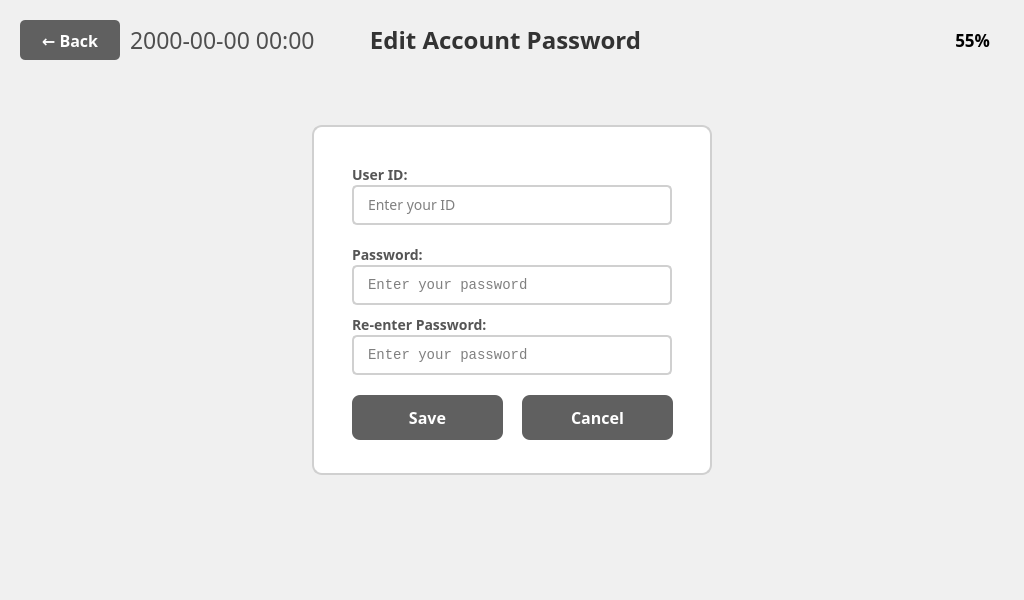
<?xml version="1.0" encoding="UTF-8"?>
<ui version="4.0">
 <class>AccountPwEditViewWindow</class>
 <widget class="QWidget" name="AccountPwEditViewWindow">
  <property name="geometry">
   <rect>
    <x>0</x>
    <y>0</y>
    <width>1024</width>
    <height>600</height>
   </rect>
  </property>
  <property name="font">
   <font>
    <family>Pretendard</family>
   </font>
  </property>
  <property name="styleSheet">
   <string notr="true">QWidget {
    background-color: #f0f0f0;
    font-family: 'Pretendard';
}</string>
  </property>
  <widget class="QWidget" name="main_widget" native="true">
   <property name="geometry">
    <rect>
     <x>0</x>
     <y>0</y>
     <width>1024</width>
     <height>600</height>
    </rect>
   </property>
   <widget class="QWidget" name="header_widget" native="true">
    <property name="geometry">
     <rect>
      <x>0</x>
      <y>0</y>
      <width>1024</width>
      <height>70</height>
     </rect>
    </property>
    <widget class="QPushButton" name="pushButton_back">
     <property name="geometry">
      <rect>
       <x>20</x>
       <y>20</y>
       <width>100</width>
       <height>40</height>
      </rect>
     </property>
     <property name="font">
      <font>
       <family>Pretendard</family>
       <pointsize>-1</pointsize>
       <weight>75</weight>
       <bold>true</bold>
      </font>
     </property>
     <property name="styleSheet">
      <string notr="true">QPushButton {
    background-color: #606060;
    color: white;
    border: none;
    border-radius: 5px;
    font-size: 16px;
    font-weight: bold;
}
QPushButton:hover {
    background-color: #707070;
}
QPushButton:pressed {
    background-color: #505050;
}</string>
     </property>
     <property name="text">
      <string>← Back</string>
     </property>
    </widget>
    <widget class="QLabel" name="label_title">
     <property name="geometry">
      <rect>
       <x>320</x>
       <y>20</y>
       <width>371</width>
       <height>40</height>
      </rect>
     </property>
     <property name="font">
      <font>
       <family>Pretendard</family>
       <pointsize>-1</pointsize>
       <weight>75</weight>
       <bold>true</bold>
      </font>
     </property>
     <property name="styleSheet">
      <string notr="true">QLabel {
    font-size: 24px;
    font-weight: bold;
    color: #333333;
}</string>
     </property>
     <property name="text">
      <string>Edit Account Password</string>
     </property>
     <property name="alignment">
      <set>Qt::AlignCenter</set>
     </property>
    </widget>
    <widget class="QLabel" name="label_DateNClock">
     <property name="geometry">
      <rect>
       <x>130</x>
       <y>20</y>
       <width>221</width>
       <height>40</height>
      </rect>
     </property>
     <property name="palette">
      <palette>
       <active>
        <colorrole role="WindowText">
         <brush brushstyle="SolidPattern">
          <color alpha="255">
           <red>79</red>
           <green>79</green>
           <blue>79</blue>
          </color>
         </brush>
        </colorrole>
        <colorrole role="Button">
         <brush brushstyle="SolidPattern">
          <color alpha="255">
           <red>240</red>
           <green>240</green>
           <blue>240</blue>
          </color>
         </brush>
        </colorrole>
        <colorrole role="Base">
         <brush brushstyle="SolidPattern">
          <color alpha="255">
           <red>240</red>
           <green>240</green>
           <blue>240</blue>
          </color>
         </brush>
        </colorrole>
        <colorrole role="Window">
         <brush brushstyle="SolidPattern">
          <color alpha="255">
           <red>240</red>
           <green>240</green>
           <blue>240</blue>
          </color>
         </brush>
        </colorrole>
       </active>
       <inactive>
        <colorrole role="WindowText">
         <brush brushstyle="SolidPattern">
          <color alpha="255">
           <red>79</red>
           <green>79</green>
           <blue>79</blue>
          </color>
         </brush>
        </colorrole>
        <colorrole role="Button">
         <brush brushstyle="SolidPattern">
          <color alpha="255">
           <red>240</red>
           <green>240</green>
           <blue>240</blue>
          </color>
         </brush>
        </colorrole>
        <colorrole role="Base">
         <brush brushstyle="SolidPattern">
          <color alpha="255">
           <red>240</red>
           <green>240</green>
           <blue>240</blue>
          </color>
         </brush>
        </colorrole>
        <colorrole role="Window">
         <brush brushstyle="SolidPattern">
          <color alpha="255">
           <red>240</red>
           <green>240</green>
           <blue>240</blue>
          </color>
         </brush>
        </colorrole>
       </inactive>
       <disabled>
        <colorrole role="WindowText">
         <brush brushstyle="SolidPattern">
          <color alpha="255">
           <red>120</red>
           <green>120</green>
           <blue>120</blue>
          </color>
         </brush>
        </colorrole>
        <colorrole role="Button">
         <brush brushstyle="SolidPattern">
          <color alpha="255">
           <red>240</red>
           <green>240</green>
           <blue>240</blue>
          </color>
         </brush>
        </colorrole>
        <colorrole role="Base">
         <brush brushstyle="SolidPattern">
          <color alpha="255">
           <red>240</red>
           <green>240</green>
           <blue>240</blue>
          </color>
         </brush>
        </colorrole>
        <colorrole role="Window">
         <brush brushstyle="SolidPattern">
          <color alpha="255">
           <red>240</red>
           <green>240</green>
           <blue>240</blue>
          </color>
         </brush>
        </colorrole>
       </disabled>
      </palette>
     </property>
     <property name="font">
      <font>
       <family>Pretendard</family>
       <pointsize>17</pointsize>
       <weight>50</weight>
       <bold>false</bold>
      </font>
     </property>
     <property name="text">
      <string>2000-00-00 00:00</string>
     </property>
     <property name="alignment">
      <set>Qt::AlignLeading|Qt::AlignLeft|Qt::AlignVCenter</set>
     </property>
    </widget>
    <widget class="QLabel" name="label_BatteryGuage">
     <property name="geometry">
      <rect>
       <x>840</x>
       <y>20</y>
       <width>150</width>
       <height>40</height>
      </rect>
     </property>
     <property name="palette">
      <palette>
       <active>
        <colorrole role="WindowText">
         <brush brushstyle="SolidPattern">
          <color alpha="255">
           <red>0</red>
           <green>0</green>
           <blue>0</blue>
          </color>
         </brush>
        </colorrole>
        <colorrole role="Button">
         <brush brushstyle="SolidPattern">
          <color alpha="255">
           <red>240</red>
           <green>240</green>
           <blue>240</blue>
          </color>
         </brush>
        </colorrole>
        <colorrole role="Base">
         <brush brushstyle="SolidPattern">
          <color alpha="255">
           <red>240</red>
           <green>240</green>
           <blue>240</blue>
          </color>
         </brush>
        </colorrole>
        <colorrole role="Window">
         <brush brushstyle="SolidPattern">
          <color alpha="255">
           <red>240</red>
           <green>240</green>
           <blue>240</blue>
          </color>
         </brush>
        </colorrole>
       </active>
       <inactive>
        <colorrole role="WindowText">
         <brush brushstyle="SolidPattern">
          <color alpha="255">
           <red>0</red>
           <green>0</green>
           <blue>0</blue>
          </color>
         </brush>
        </colorrole>
        <colorrole role="Button">
         <brush brushstyle="SolidPattern">
          <color alpha="255">
           <red>240</red>
           <green>240</green>
           <blue>240</blue>
          </color>
         </brush>
        </colorrole>
        <colorrole role="Base">
         <brush brushstyle="SolidPattern">
          <color alpha="255">
           <red>240</red>
           <green>240</green>
           <blue>240</blue>
          </color>
         </brush>
        </colorrole>
        <colorrole role="Window">
         <brush brushstyle="SolidPattern">
          <color alpha="255">
           <red>240</red>
           <green>240</green>
           <blue>240</blue>
          </color>
         </brush>
        </colorrole>
       </inactive>
       <disabled>
        <colorrole role="WindowText">
         <brush brushstyle="SolidPattern">
          <color alpha="255">
           <red>120</red>
           <green>120</green>
           <blue>120</blue>
          </color>
         </brush>
        </colorrole>
        <colorrole role="Button">
         <brush brushstyle="SolidPattern">
          <color alpha="255">
           <red>240</red>
           <green>240</green>
           <blue>240</blue>
          </color>
         </brush>
        </colorrole>
        <colorrole role="Base">
         <brush brushstyle="SolidPattern">
          <color alpha="255">
           <red>240</red>
           <green>240</green>
           <blue>240</blue>
          </color>
         </brush>
        </colorrole>
        <colorrole role="Window">
         <brush brushstyle="SolidPattern">
          <color alpha="255">
           <red>240</red>
           <green>240</green>
           <blue>240</blue>
          </color>
         </brush>
        </colorrole>
       </disabled>
      </palette>
     </property>
     <property name="font">
      <font>
       <family>Pretendard</family>
       <pointsize>13</pointsize>
       <weight>75</weight>
       <bold>true</bold>
      </font>
     </property>
     <property name="text">
      <string>55%</string>
     </property>
     <property name="alignment">
      <set>Qt::AlignRight|Qt::AlignTrailing|Qt::AlignVCenter</set>
     </property>
    </widget>
    <widget class="QLabel" name="label_9">
     <property name="geometry">
      <rect>
       <x>870</x>
       <y>20</y>
       <width>80</width>
       <height>40</height>
      </rect>
     </property>
     <property name="text">
      <string/>
     </property>
     <property name="pixmap">
      <pixmap>../image/Icon/Battery_Icon-050.png</pixmap>
     </property>
     <property name="scaledContents">
      <bool>true</bool>
     </property>
    </widget>
   </widget>
   <widget class="QFrame" name="frame_login">
    <property name="geometry">
     <rect>
      <x>312</x>
      <y>125</y>
      <width>400</width>
      <height>350</height>
     </rect>
    </property>
    <property name="styleSheet">
     <string notr="true">QFrame {
    background-color: white;
    border: 2px solid #d0d0d0;
    border-radius: 10px;
}</string>
    </property>
    <property name="frameShape">
     <enum>QFrame::StyledPanel</enum>
    </property>
    <property name="frameShadow">
     <enum>QFrame::Raised</enum>
    </property>
    <widget class="QLabel" name="label_user_id">
     <property name="geometry">
      <rect>
       <x>40</x>
       <y>40</y>
       <width>320</width>
       <height>20</height>
      </rect>
     </property>
     <property name="font">
      <font>
       <family>Pretendard</family>
       <pointsize>-1</pointsize>
       <weight>75</weight>
       <bold>true</bold>
      </font>
     </property>
     <property name="styleSheet">
      <string notr="true">font-size: 14px; font-weight: bold; color: #555555; border: none;</string>
     </property>
     <property name="text">
      <string>User ID:</string>
     </property>
    </widget>
    <widget class="QLineEdit" name="lineEdit_user_id">
     <property name="geometry">
      <rect>
       <x>40</x>
       <y>60</y>
       <width>320</width>
       <height>40</height>
      </rect>
     </property>
     <property name="font">
      <font>
       <family>Pretendard</family>
       <pointsize>-1</pointsize>
      </font>
     </property>
     <property name="styleSheet">
      <string notr="true">QLineEdit {
    border: 2px solid #d0d0d0;
    border-radius: 5px;
    padding: 8px 12px;
    font-size: 14px;
    background-color: #ffffff;
}
QLineEdit:focus {
    border-color: #606060;
}</string>
     </property>
     <property name="placeholderText">
      <string>Enter your ID</string>
     </property>
    </widget>
    <widget class="QLabel" name="label_password">
     <property name="geometry">
      <rect>
       <x>40</x>
       <y>120</y>
       <width>320</width>
       <height>20</height>
      </rect>
     </property>
     <property name="font">
      <font>
       <family>Pretendard</family>
       <pointsize>-1</pointsize>
       <weight>75</weight>
       <bold>true</bold>
      </font>
     </property>
     <property name="styleSheet">
      <string notr="true">font-size: 14px; font-weight: bold; color: #555555; border: none;</string>
     </property>
     <property name="text">
      <string>Password:</string>
     </property>
    </widget>
    <widget class="QLineEdit" name="lineEdit_password">
     <property name="geometry">
      <rect>
       <x>40</x>
       <y>140</y>
       <width>320</width>
       <height>40</height>
      </rect>
     </property>
     <property name="font">
      <font>
       <family>Courier New</family>
       <pointsize>-1</pointsize>
      </font>
     </property>
     <property name="styleSheet">
      <string notr="true">QLineEdit {
    border: 2px solid #d0d0d0;
    border-radius: 5px;
    padding: 8px 12px;
    font-size: 14px;
    background-color: #ffffff;
    font-family: 'Courier New', monospace;
}
QLineEdit:focus {
    border-color: #606060;
}</string>
     </property>
     <property name="inputMethodHints">
      <set>Qt::ImhHiddenText|Qt::ImhLatinOnly|Qt::ImhNoAutoUppercase|Qt::ImhNoPredictiveText|Qt::ImhSensitiveData</set>
     </property>
     <property name="echoMode">
      <enum>QLineEdit::Password</enum>
     </property>
     <property name="placeholderText">
      <string>Enter your password</string>
     </property>
    </widget>
    <widget class="QPushButton" name="pushButton_save">
     <property name="geometry">
      <rect>
       <x>40</x>
       <y>270</y>
       <width>151</width>
       <height>45</height>
      </rect>
     </property>
     <property name="font">
      <font>
       <family>Pretendard</family>
       <pointsize>-1</pointsize>
       <weight>75</weight>
       <bold>true</bold>
      </font>
     </property>
     <property name="styleSheet">
      <string notr="true">QPushButton {
    background-color: #606060;
    color: white;
    border: none;
    border-radius: 8px;
    font-size: 16px;
    font-weight: bold;
}
QPushButton:hover {
    background-color: #707070;
}
QPushButton:pressed {
    background-color: #505050;
}</string>
     </property>
     <property name="text">
      <string>Save</string>
     </property>
    </widget>
    <widget class="QLabel" name="label_password_2">
     <property name="geometry">
      <rect>
       <x>40</x>
       <y>190</y>
       <width>320</width>
       <height>20</height>
      </rect>
     </property>
     <property name="font">
      <font>
       <family>Pretendard</family>
       <pointsize>-1</pointsize>
       <weight>75</weight>
       <bold>true</bold>
      </font>
     </property>
     <property name="styleSheet">
      <string notr="true">font-size: 14px; font-weight: bold; color: #555555; border: none;</string>
     </property>
     <property name="text">
      <string>Re-enter Password:</string>
     </property>
    </widget>
    <widget class="QLineEdit" name="lineEdit_password_2">
     <property name="geometry">
      <rect>
       <x>40</x>
       <y>210</y>
       <width>320</width>
       <height>40</height>
      </rect>
     </property>
     <property name="font">
      <font>
       <family>Courier New</family>
       <pointsize>-1</pointsize>
      </font>
     </property>
     <property name="styleSheet">
      <string notr="true">QLineEdit {
    border: 2px solid #d0d0d0;
    border-radius: 5px;
    padding: 8px 12px;
    font-size: 14px;
    background-color: #ffffff;
    font-family: 'Courier New', monospace;
}
QLineEdit:focus {
    border-color: #606060;
}</string>
     </property>
     <property name="inputMethodHints">
      <set>Qt::ImhHiddenText|Qt::ImhLatinOnly|Qt::ImhNoAutoUppercase|Qt::ImhNoPredictiveText|Qt::ImhSensitiveData</set>
     </property>
     <property name="echoMode">
      <enum>QLineEdit::Password</enum>
     </property>
     <property name="placeholderText">
      <string>Enter your password</string>
     </property>
    </widget>
    <widget class="QPushButton" name="pushButton_cancel">
     <property name="geometry">
      <rect>
       <x>210</x>
       <y>270</y>
       <width>151</width>
       <height>45</height>
      </rect>
     </property>
     <property name="font">
      <font>
       <family>Pretendard</family>
       <pointsize>-1</pointsize>
       <weight>75</weight>
       <bold>true</bold>
      </font>
     </property>
     <property name="styleSheet">
      <string notr="true">QPushButton {
    background-color: #606060;
    color: white;
    border: none;
    border-radius: 8px;
    font-size: 16px;
    font-weight: bold;
}
QPushButton:hover {
    background-color: #707070;
}
QPushButton:pressed {
    background-color: #505050;
}</string>
     </property>
     <property name="text">
      <string>Cancel</string>
     </property>
    </widget>
   </widget>
  </widget>
 </widget>
 <resources/>
 <connections/>
</ui>
